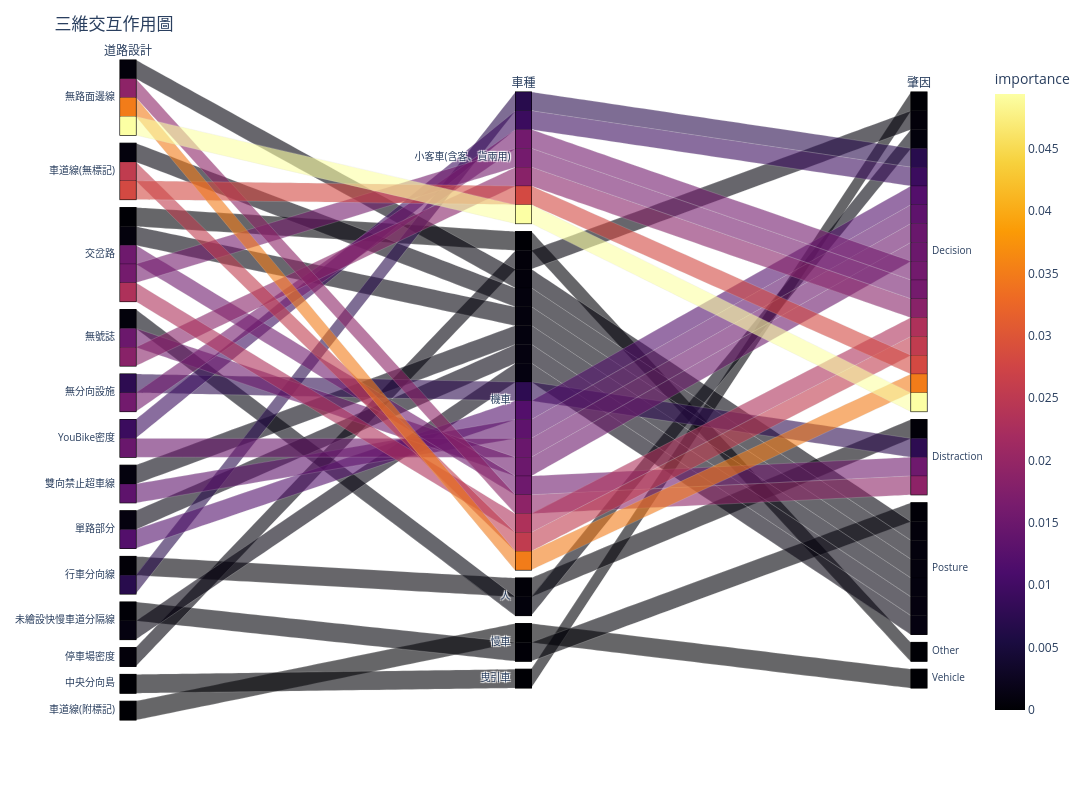

Write notebook code for a chart like this one.
### Code cell
import plotly.express as px

df_3 = df[df['Dimension'] == 3].head(30)
df_plot = df_3.copy()

df_plot = df_plot.sort_values('importance', ascending=False)
fig_parcats = px.parallel_categories(
    df_plot, 
    dimensions=['Road', 'Vehicle', 'Person'],
    color="importance",
    color_continuous_scale=px.colors.sequential.Inferno,
    labels={'Road':'道路設計', 'Vehicle':'車種', 'Person':'肇因'},
    range_color=[global_min, global_max]
)

fig_parcats.update_layout(
    title="三維交互作用圖",
    height=800,
    width=1500
)

fig_parcats.show()

### Figure 1 — Plotly figure (JSON) as saved in the notebook; plotly's stock layout.template omitted (floating-point values rounded to 4 significant figures)
{"data": [{"dimensions": [{"label": "道路設計", "values": ["無路面邊線", "無路面邊線", "車道線(無標記)", "車道線(無標記)", "交岔路", "無路面邊線", "無號誌", "交岔路", "無分向設施", "交岔路", "無號誌", "YouBike密度", "雙向禁止超車線", "單路部分", "YouBike密度", "無分向設施", "行車分向線", "未繪設快慢車道分隔線", "單路部分", "雙向禁止超車線", "交岔路", "車道線(無標記)", "無號誌", "無路面邊線", "停車場密度", "行車分向線", "未繪設快慢車道分隔線", "中央分向島", "交岔路", "車道線(附標記)"]}, {"label": "車種", "values": ["小客車(含客、貨兩用)", "機車", "小客車(含客、貨兩用)", "機車", "機車", "機車", "小客車(含客、貨兩用)", "小客車(含客、貨兩用)", "小客車(含客、貨兩用)", "機車", "機車", "機車", "機車", "機車", "小客車(含客、貨兩用)", "機車", "小客車(含客、貨兩用)", "機車", "機車", "機車", "機車", "機車", "人", "機車", "機車", "人", "慢車", "曳引車", "機車", "慢車"]}, {"label": "肇因", "values": ["Decision", "Decision", "Decision", "Decision", "Decision", "Distraction", "Decision", "Decision", "Decision", "Distraction", "Decision", "Decision", "Decision", "Decision", "Decision", "Distraction", "Decision", "Posture", "Posture", "Posture", "Posture", "Posture", "Decision", "Posture", "Decision", "Distraction", "Posture", "Decision", "Other", "Vehicle"]}], "domain": {"x": [0, 1], "y": [0, 1]}, "line": {"color": [0.04939, 0.03497, 0.02811, 0.02553, 0.02311, 0.01898, 0.01843, 0.01602, 0.01577, 0.01529, 0.01495, 0.01465, 0.01331, 0.01203, 0.009274, 0.007534, 0.00703, 0.001065, 0.0009573, 0.0008562, 0.0008047, 0.0007773, 0.0007004, 0.0006321, 0.0005591, 0.0003861, 0.0002253, 9.471e-05, 8.248e-05, 2.701e-05], "coloraxis": "coloraxis"}, "name": "", "type": "parcats"}], "layout": {"coloraxis": {"cmax": 0.04939, "cmin": 0, "colorbar": {"title": {"text": "importance"}}, "colorscale": [[0, "#000004"], [0.1111, "#1b0c41"], [0.2222, "#4a0c6b"], [0.3333, "#781c6d"], [0.4444, "#a52c60"], [0.5556, "#cf4446"], [0.6667, "#ed6925"], [0.7778, "#fb9b06"], [0.8889, "#f7d13d"], [1, "#fcffa4"]]}, "height": 800, "legend": {"tracegroupgap": 0}, "margin": {"t": 60}, "title": {"text": "三維交互作用圖"}, "width": 1500}}
